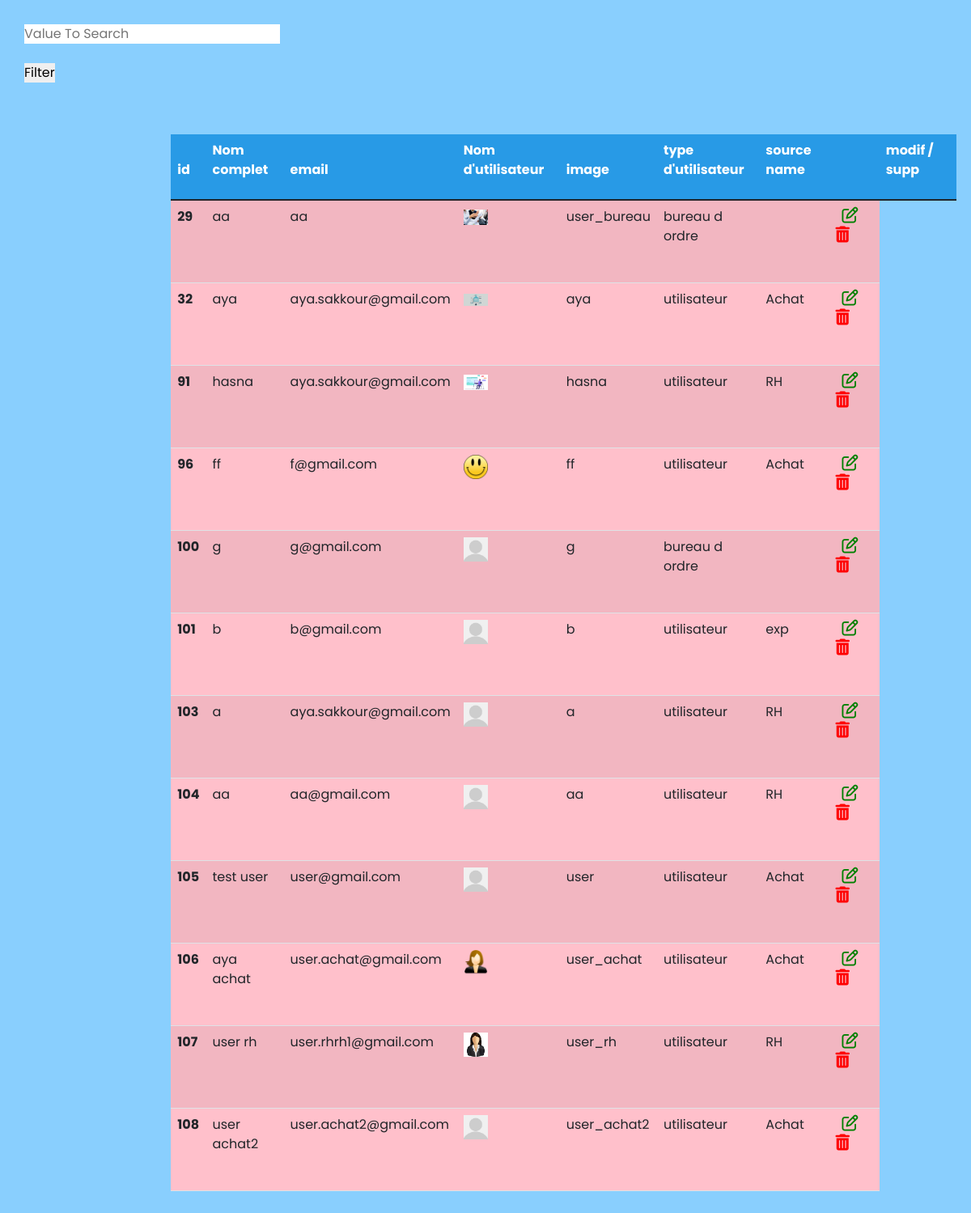
/app_web_final/chercher_user.php, run on the app's committed database.
### tables this page shows
CREATE TABLE `user_form` (
  `id` int(11) NOT NULL,
  `name` varchar(255) NOT NULL,
  `email` varchar(255) NOT NULL,
  `utilname` varchar(255) NOT NULL,
  `password` varchar(255) NOT NULL,
  `image` varchar(255) NOT NULL,
  `direction` varchar(255) NOT NULL,
  `utiltype` varchar(50) NOT NULL DEFAULT 'Utilisateur'
);

CREATE TABLE `direction` (
  `direc_id` int(11) NOT NULL,
  `direc_name` varchar(70) NOT NULL,
  `detail` text NOT NULL,
  `util_id` int(11) NOT NULL DEFAULT 1
);

### app_web_final/chercher_user.php (the view, shortened to what this page needs)
<?php
include 'connect.php';
if(isset($_POST['search']))
{
    $valueToSearch = $_POST['valueToSearch'];
    $query = "SELECT * FROM `user_form` WHERE utiltype !='admin' and (  CONCAT(`id`, `name`, `email`, `utilname`,`utiltype`,`direction`) LIKE '%".$valueToSearch."%' OR direction IN ( SELECT direc_id FROM `direction` WHERE direc_name LIKE '%".$valueToSearch."%'  ) )  ";
    $search_result = filterTable($query);
}
 else {
    $query = "SELECT * FROM `user_form` where utiltype !='admin'";
    $search_result = filterTable($query);
}
function filterTable($query)
{
    $connect = mysqli_connect("localhost", "root", "", "gest_cour");
    $filter_Result = mysqli_query($connect, $query);
    return $filter_Result;
}
?>
<!DOCTYPE html>
<html>
<head>
    <link rel="stylesheet" href="css/style2.css">
    <link rel="stylesheet" href="https://cdnjs.cloudflare.com/ajax/libs/font-awesome/5.15.3/css/all.min.css"/>
    <link href="https://cdn.jsdelivr.net/npm/bootstrap@5.1.3/dist/css/bootstrap.min.css" rel="stylesheet">
  <link rel="stylesheet" href="https://stackpath.bootstrapcdn.com/font-awesome/4.7.0/css/font-awesome.min.css">
  <link rel="stylesheet" href="style.css" >
</head>
    </head>
    <body>
        <form action="chercher_user.php" method="post">
            <input type="text" name="valueToSearch" placeholder="Value To Search"><br><br>
            <input type="submit" name="search" value="Filter"><br><br>
            <div >
    <div class="row pt-4">
    <table><td><pre>                       </pre></td>
    <td>
             <table class="table table-striped mt-3">
            <thead class="cl2">
        <tr>
          <th><p class="cl">id</p></th>
          <th><p class="cl">Nom complet</p></th>
          <th><p class="cl">email</p></th>
          <th><p class="cl">Nom d'utilisateur</p></th>
          <th><p class="cl">image</p></th>
          <th><p class="cl">type d'utilisateur</p></th>
          <th><p class="cl">source name</p><th>
          <th><p class="cl">modif / supp</p><th>
        </tr>
      </thead>
      <tbody class="cl3">
        <?php while($row = mysqli_fetch_array($search_result)):?>
                <tr>
                <th scope="row"><?php echo $row['id'] ; ?></th>
                <td><?php echo $row['name'] ; ?></td>
          <td><?php echo $row['email']; ?></td>
          <td><?php
if(empty($row['image'])){
  echo '<img width="30px" src="images/default-avatar.png">';
}else{
echo '<img width="30px" src="uploaded_img/'.$row['image'].'">';
}
?> </td>
          <td><?php echo $row['utilname']; ?></td>
         <td> <?php echo $row['utiltype'];  ?> </td>
         <?php
$x=$row['direction'];
  $ReadSql2 = "SELECT direc_name FROM `direction` where direc_id = $x";
  $res2 = mysqli_query($con1, $ReadSql2);
  $r2 = mysqli_fetch_assoc($res2);
?>
        <td><?php
        if($r2['direc_name'] != "Bureau d'ordre")
        echo $r2['direc_name'] ;
        ?></td>
          <td>
            <a href="update_user.php?id=<?php echo $row['id']; ?>" class="m-2">
              <i class="fa fa-edit fa-2x"></i>
            </a>
            <i class="fa-solid fa-trash-can"
             data-bs-toggle="modal"
             data-bs-target="#exampleModal<?php echo $row['id']; ?>">
             </i>
             <pre>     </pre>
          </td>
                </tr>
                <?php endwhile;?>
            </table>
        </form>
    </body>
</html>

### app_web_final/css/style2.css (style rules this page uses)
:root { --blue:#3498db; --dark-blue:#2980b9; --red:#e74c3c; --dark-red:#c0392b; --black:#333; --white:#fff; --light-bg:#eee; --box-shadow:0 5px 10px rgba(0,0,0,.1); }
* { font-family: 'Poppins', sans-serif; margin:0; padding:0; box-sizing: border-box; outline: none; border: none; text-decoration: none; }
* { margin: 0; padding: 0; list-style: none; text-decoration: none; box-sizing: border-box; font-family: "Roboto", sans-serif; }
body { background: #fff; }
.fa-solid { font-size: 40px; color: #289ae6; }

### app_web_final/css/style.css (style rules this page uses)
* { margin: 0; padding: 0; box-sizing: border-box; font-family: "Poppins" , sans-serif; }
body { min-height: 100vh; display: flex; align-items: center; justify-content: center; background: #89cffe; padding: 30px; }

### app_web_final/chercher_user.php (style rules this page uses)
.fa-solid { color : red; font-size: 20px; }
.fa { color : green; font-size: 20px; }
.cl { color:#fff; }
.cl2 { background: #289ae6; }
.cl3 { background: pink; }

### data on the page
user_form: id "29", name "aa", email "aa", image (picture), utilname "user_bureau", utiltype "bureau d ordre"
user_form: id "32", name "aya", email "aya.sakkour@gmail.com", image (picture), utilname "aya", utiltype "utilisateur", direction.direc_name "Achat"
user_form: id "91", name "hasna", email "aya.sakkour@gmail.com", image (picture), utilname "hasna", utiltype "utilisateur", direction.direc_name "RH"
user_form: id "96", name "ff", email "f@gmail.com", image (picture), utilname "ff", utiltype "utilisateur", direction.direc_name "Achat"
user_form: id "100", name "g", email "g@gmail.com", utilname "g", utiltype "bureau d ordre"
user_form: id "101", name "b", email "b@gmail.com", utilname "b", utiltype "utilisateur", direction.direc_name "exp"
user_form: id "103", name "a", email "aya.sakkour@gmail.com", utilname "a", utiltype "utilisateur", direction.direc_name "RH"
user_form: id "104", name "aa", email "aa@gmail.com", utilname "aa", utiltype "utilisateur", direction.direc_name "RH"
user_form: id "105", name "test user", email "user@gmail.com", utilname "user", utiltype "utilisateur", direction.direc_name "Achat"
user_form: id "106", name "aya achat", email "user.achat@gmail.com", image (picture), utilname "user_achat", utiltype "utilisateur", direction.direc_name "Achat"
user_form: id "107", name "user rh", email "user.rhrh1@gmail.com", image (picture), utilname "user_rh", utiltype "utilisateur", direction.direc_name "RH"
user_form: id "108", name "user achat2", email "user.achat2@gmail.com", utilname "user_achat2", utiltype "utilisateur", direction.direc_name "Achat"
